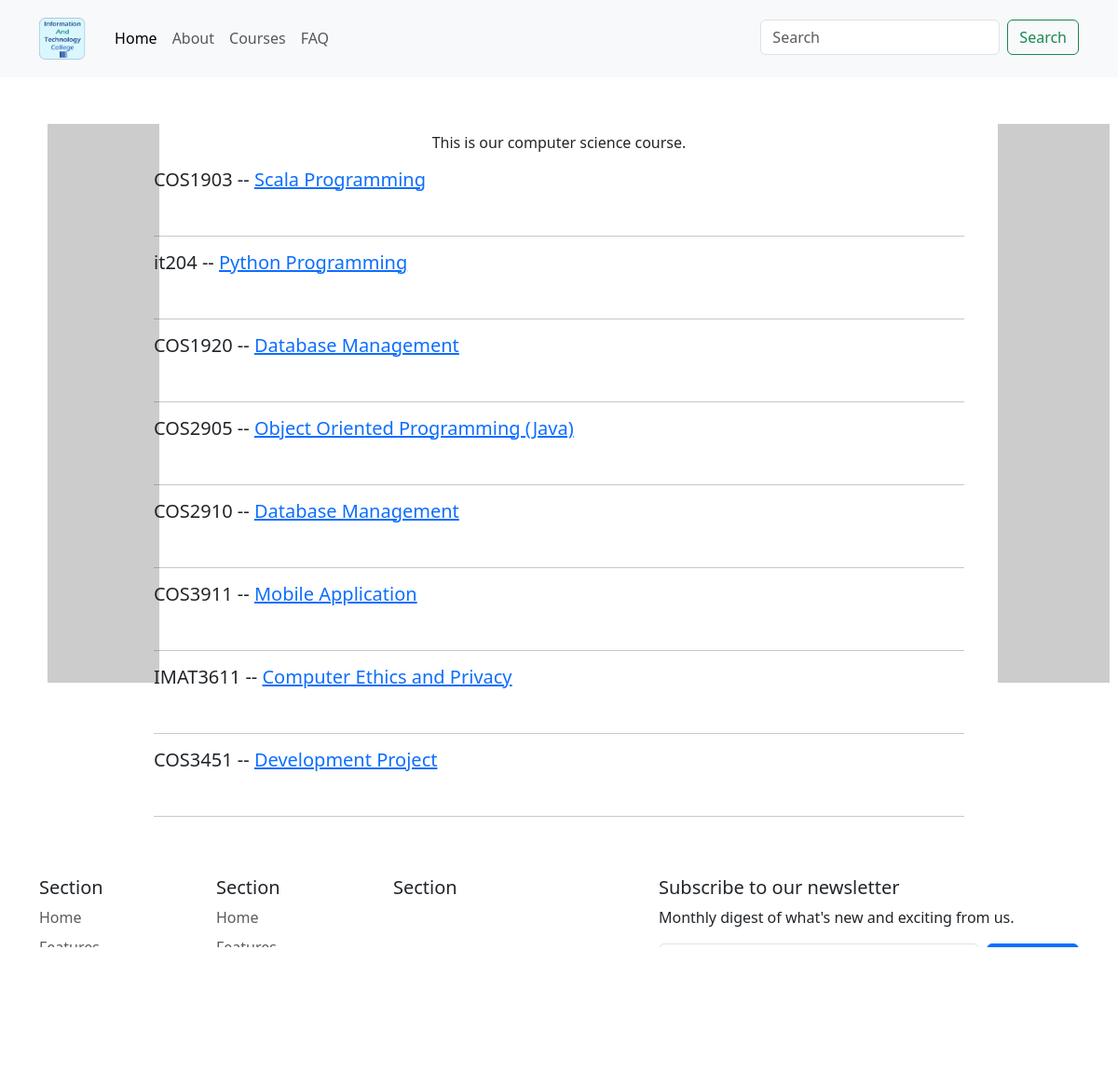
The app's page /course/1/ with its own data.
### base/models.py (models this page shows, shortened)
class Course(models.Model):
    topic = models.ForeignKey(Topic, on_delete=models.CASCADE)
    title = models.CharField(max_length=200)
    description = models.TextField(null=True, blank=True)
    updated = models.DateTimeField(auto_now=True)  # last post update

class Module(models.Model):
    course = models.ForeignKey(Course, on_delete=models.CASCADE)
    code = models.CharField(max_length=200, unique=True)
    title = models.CharField(max_length=200)
    description = models.TextField(null=True, blank=True)
    staff_img = models.ImageField(
        upload_to="static/staff", height_field=None, width_field=None, max_length=100)
    staff_name = models.CharField(max_length=200)

### base/views.py (the view)
# urls.py: path('course/<str:pk>/', views.course, name="course"),
def course(request, pk):
    course = Course.objects.get(id=pk)
    modules = course.module_set.all()
    context = {
        'course': course,
        'modules': modules,
    }
    return render(request, 'base/course.html', context)

### base/templates/base/course.html (shortened to what this page needs)
{% extends 'main.html' %}
{% load static %}
{% block app_content %}
<div class="container course-page">
    <div class="row">
        <div class="course-title">
            <div class="container">
                <div class="row align-items-center">
                    <div class="col-12 text-center">
                        <p>{{course.description}}</p>
                    </div>
                </div>
            </div>
        </div>
        <div class="col-12">
            {% for module in modules %}
            <h5>{{module.code}} -- <a href="{% url 'module' module.id %}">{{module.title}}</a></h5><br>
            <hr>
            {% endfor %}
        </div>
    </div>
</div>
{% endblock %}

### records on screen
Course: description "This is our computer science course."
Module: code "COS1903", title "Scala Programming"
Module: code "it204", title "Python Programming"
Module: code "COS1920", title "Database Management"
Module: code "COS2905", title "Object Oriented Programming (Java)"
Module: code "COS2910", title "Database Management"
Module: code "COS3911", title "Mobile Application"
Module: code "IMAT3611", title "Computer Ethics and Privacy"
Module: code "COS3451", title "Development Project"
